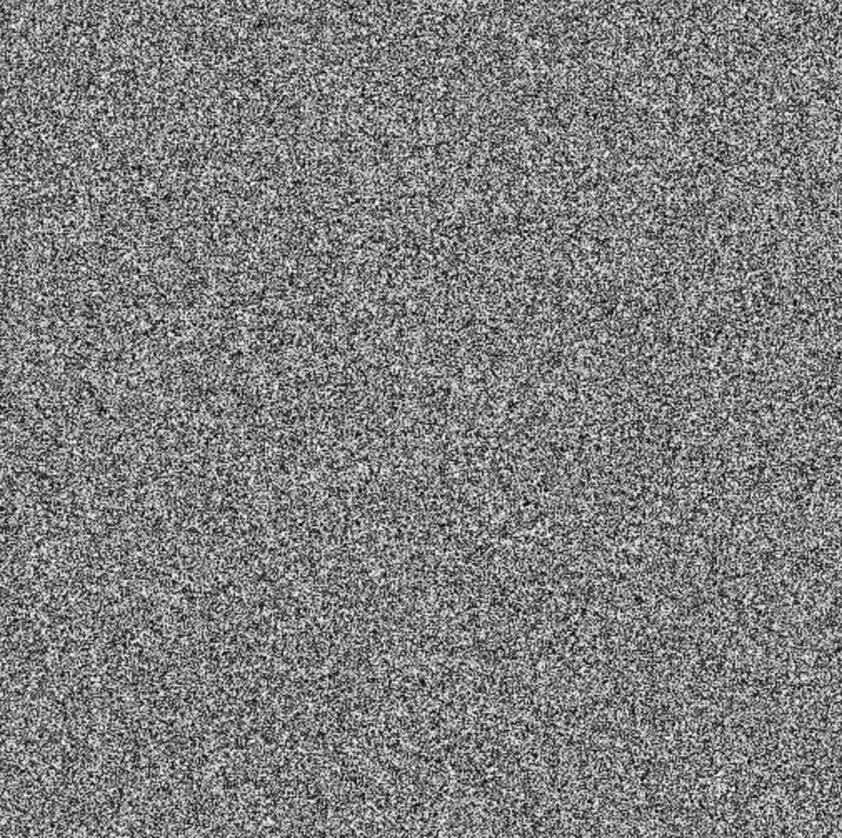
#> input picture data/noise_1.png, 842 x 838 px, shrunk from 1010 x 1006 before the run
$ python fourier_transform.py
#> lines starting #> are read from the running program, lines starting #| are printed output that depends on the picture
from __future__ import print_function, division
import numpy
import cv2

img = cv2.imread('../data/noise_1.png', 0)
#> img is the input picture: shape (838, 842); min 0, max 255, mean 127
cv2.imshow('img', img)

fourier_transformed = numpy.fft.fft2(img)
inverse_fourier_transformed = numpy.fft.ifft2(fourier_transformed)
inverse_fourier_transformed = numpy.uint8(inverse_fourier_transformed)

f = numpy.fft.fftshift(fourier_transformed)
magnitude = numpy.uint8(20 * numpy.log(numpy.absolute(f) + 1))
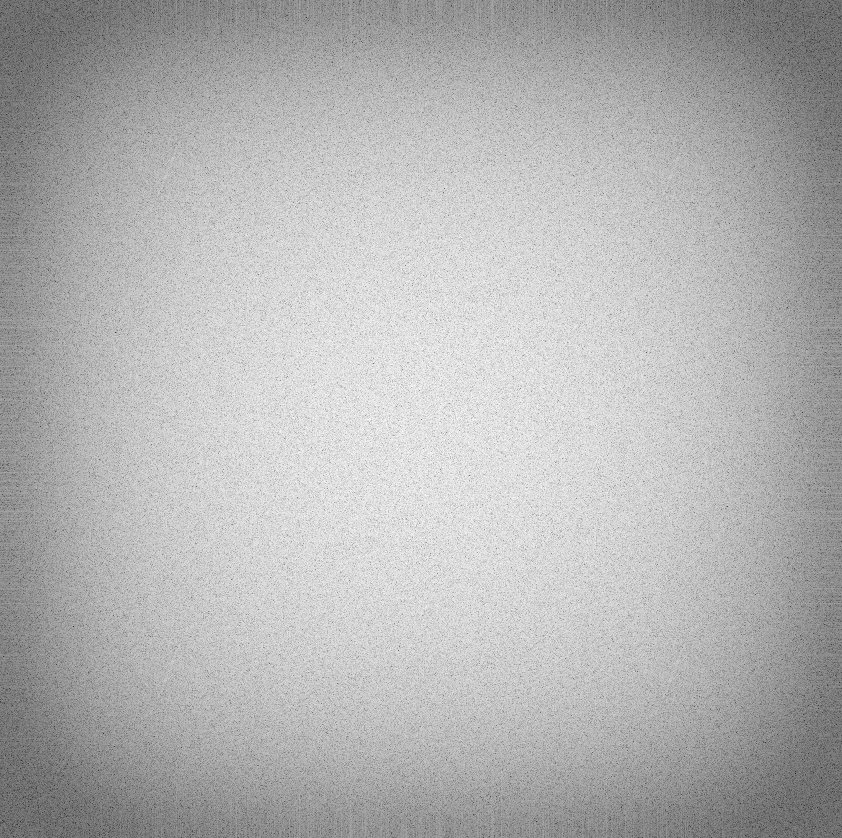
#> magnitude: shape (838, 842); min 26, max 255, mean 179.3


diff = numpy.uint8(img - inverse_fourier_transformed)
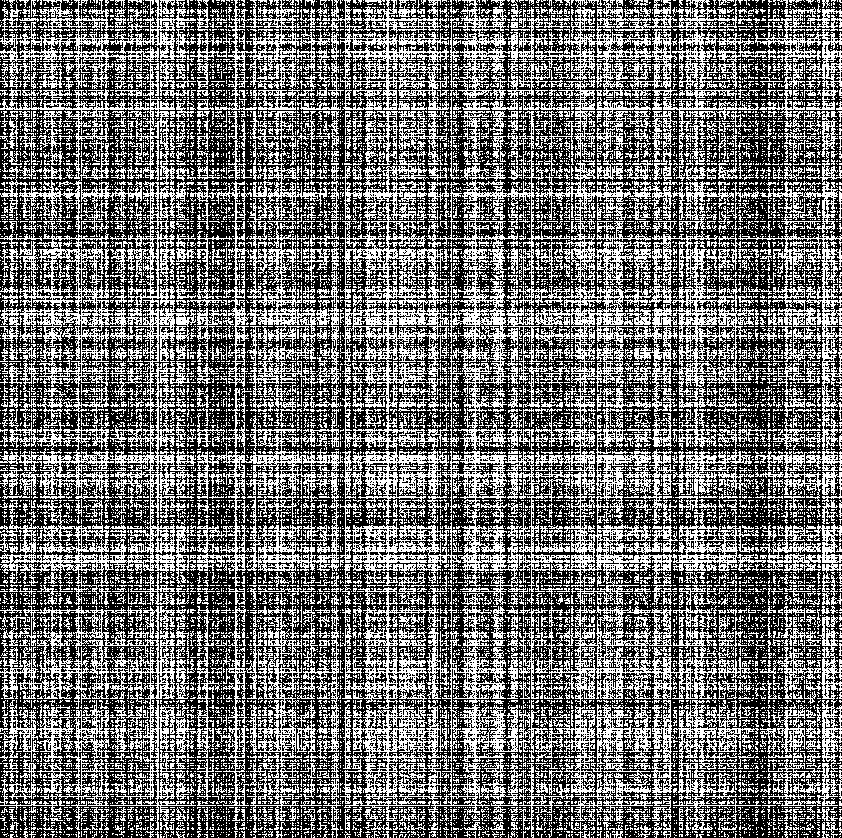
#> diff: shape (838, 842); values 0 (black) and 1 (white), 44% white in thin lines or dots
cv2.imshow('magnitude', magnitude)
cv2.waitKey()
